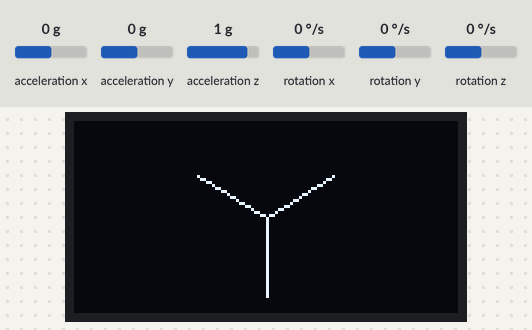
Recording of a program running on a simulated Raspberry Pi Pico running MicroPython. On the bench: 128×64 one-colour display. Inputs (shaded band) come from the test bench; at power-on: acceleration x 0 g, acceleration y 0 g, acceleration z 1 g, rotation x 0 °/s, rotation y 0 °/s, rotation z 0 °/s. Library files of the repository ran but are not shown: MPU6050.py, ssd1306.py; what the program prints to the serial console is not drawn.

Above: at 10.2 s.
10.3 s: acceleration x set to -1.4 g
At 10.8 s:
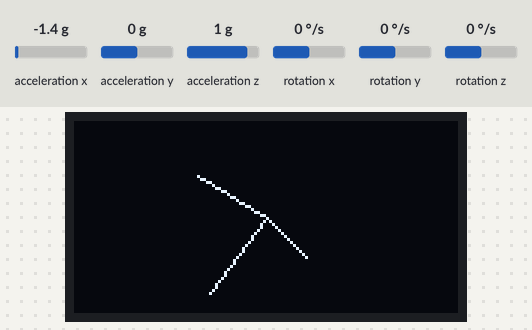
11.8 s: acceleration y set to -1.4 g
At 12.6 s:
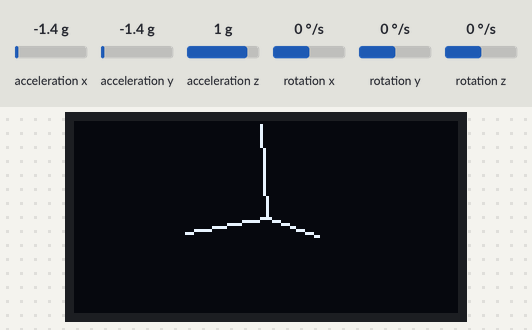
13.3 s: acceleration z set to -1.4 g
At 14.1 s:
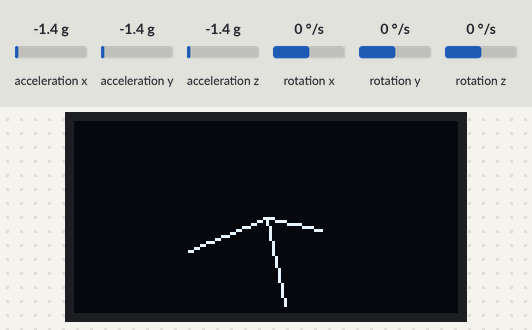
14.8 s: acceleration x set to -0.8 g
At 15.1 s:
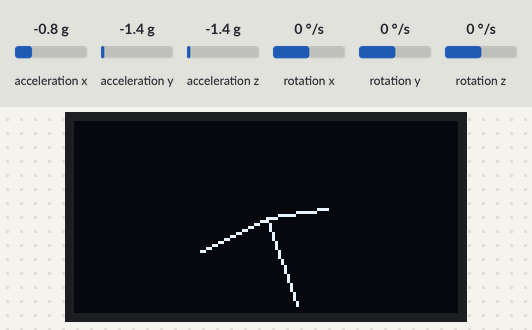
16.3 s: acceleration y set to -0.8 g
At 17.5 s:
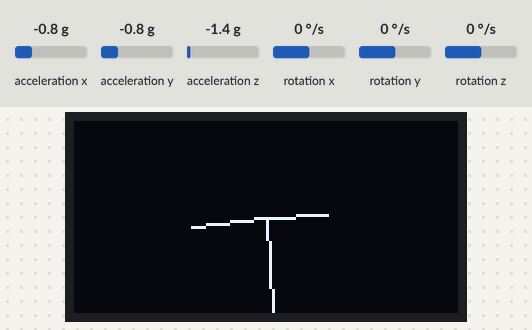
Timing chart, 0 to 18.8 s (numbered marks = the images above; inputs shaded):
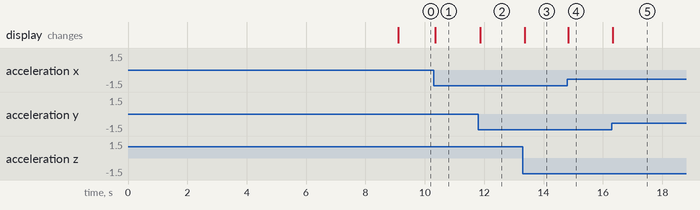

Measured:
- after the input at 10.3 s, the display: changes at once (image 1)
- after the input at 11.8 s, the display: changes after 0.06 s (image 2)
- after the input at 13.3 s, the display: changes after 0.07 s (image 3)
- after the input at 14.8 s, the display: changes at once (image 4)
- after the input at 16.3 s, the display: changes at once (image 5)

The program:

gyroWithOLED.py
```python
from machine import Pin, I2C
import utime
import MPU6050
import math
import time
import ssd1306


i2coled = I2C(1, scl=Pin(19), sda=Pin(18))
oled = ssd1306.SSD1306_I2C(128, 64, i2coled)


# yellow: SCL on GP17 (pin 22), blue: SDA on GP16 (pin 21)
i2c = I2C(0, scl = Pin(17), sda = Pin(16), freq = 100000)
mpu = MPU6050.MPU6050(i2c)
mpu.wake()

dt = 10
alpha = 0.96

avgAccel = [0.0,0.0,0.0]
for i in range(2000):
    accel = mpu.read_accel_data()
    avgAccel[0] += accel[0]/2000
    avgAccel[1] += accel[1]/2000
    avgAccel[2] += accel[2]/2000
accelX = avgAccel[0] / math.sqrt(accel[0]*accel[0]+accel[1]*accel[1]+accel[2]*accel[2])
accelY = avgAccel[1]
accelZ = avgAccel[2]
lastPhiDeg = math.atan(accelY/accelZ)*180.0/math.pi
lastThetaDeg = math.asin(accelX)*180.0/math.pi

lastt = time.ticks_ms()
utime.sleep_ms(dt)

while True:
    # data acquisition: unit gravity vector and body-frame rates [deg/s]
    accel = mpu.read_accel_data()
    gyro = mpu.read_gyro_data()
    t = time.ticks_ms()

    # accelerometer data processing: Euler angles
    accelX = accel[0] / math.sqrt(accel[0]*accel[0]+accel[1]*accel[1]+accel[2]*accel[2])
    accelY = accel[1]
    accelZ = accel[2]
    phi = math.atan(accelY/accelZ)
    phiDeg = phi*180.0/math.pi
    theta = math.asin(accelX)
    thetaDeg = theta*180.0/math.pi

    # gyroscope data processing: body-frame rates to Euler rates
    p = gyro[0]
    q = -gyro[1]
    r = -gyro[2]
    sphi = math.sin(phi)
    cphi = math.cos(phi)
    ttheta = math.tan(theta)
    phiDegDot = p + ttheta*(sphi*q + cphi*r)
    thetaDegDot = cphi*q-sphi*r

    # sensor fusion: complementary filter
    phiDeg = (1.0-alpha)*phiDeg + alpha*(lastPhiDeg+phiDegDot*(t-lastt)/1000)
    thetaDeg = (1.0-alpha)*thetaDeg + alpha*(lastThetaDeg+thetaDegDot*(t-lastt)/1000)
    lastPhiDeg = phiDeg
    lastThetaDeg = thetaDeg
    print(phiDeg,thetaDeg)

    sp = math.sin(phi)
    cp = math.cos(phi)
    st = math.sin(theta)
    ct = math.cos(theta)
    i = [ct,0.0,-st]
    j = [sp*st,cp,sp*ct]
    k = [cp*st,-sp,cp*ct]
    ix = (i[0]-i[1])/math.sqrt(2.0)
    iy = (-i[0]-i[1]+2*i[2])/math.sqrt(6.0)
    jx = (j[0]-j[1])/math.sqrt(2.0)
    jy = (-j[0]-j[1]+2*j[2])/math.sqrt(6.0)
    kx = (k[0]-k[1])/math.sqrt(2.0)
    ky = (-k[0]-k[1]+2*k[2])/math.sqrt(6.0)
    oled.fill(0)
    oled.draw_line(64,32,math.floor(64+32*ix),math.floor(32+32*iy),1)
    oled.draw_line(64,32,math.floor(64+32*jx),math.floor(32+32*jy),1)
    oled.draw_line(64,32,math.floor(64+32*kx),math.floor(32+32*ky),1)
    oled.show()

    lastt = t
    utime.sleep_ms(dt)
```
